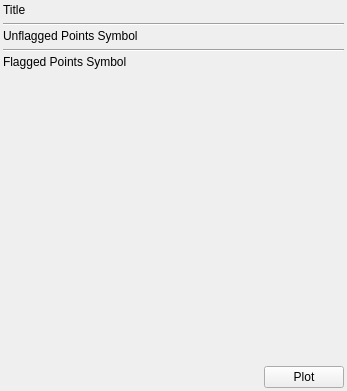
     <widget class="QWidget" name="plotTab" >
      <attribute name="title" >
       <string>Plot</string>
      </attribute>
      <layout class="QVBoxLayout" >
       <property name="spacing" >
        <number>3</number>
       </property>
       <property name="leftMargin" >
        <number>3</number>
       </property>
       <property name="topMargin" >
        <number>3</number>
       </property>
       <property name="rightMargin" >
        <number>3</number>
       </property>
       <property name="bottomMargin" >
        <number>3</number>
       </property>
       <item>
        <widget class="QLabel" name="plotTitleLabel" >
         <property name="text" >
          <string>Title</string>
         </property>
         <property name="textFormat" >
          <enum>Qt::RichText</enum>
         </property>
        </widget>
       </item>
       <item>
        <widget class="QFrame" name="plotTitleFrame" >
         <property name="frameShape" >
          <enum>QFrame::NoFrame</enum>
         </property>
         <property name="frameShadow" >
          <enum>QFrame::Raised</enum>
         </property>
        </widget>
       </item>
       <item>
        <widget class="Line" name="line_7" >
         <property name="orientation" >
          <enum>Qt::Horizontal</enum>
         </property>
        </widget>
       </item>
       <item>
        <widget class="QLabel" name="plotUFlabel" >
         <property name="text" >
          <string>Unflagged Points Symbol</string>
         </property>
         <property name="textFormat" >
          <enum>Qt::RichText</enum>
         </property>
        </widget>
       </item>
       <item>
        <widget class="QFrame" name="plotUFFrame" >
         <property name="frameShape" >
          <enum>QFrame::NoFrame</enum>
         </property>
         <property name="frameShadow" >
          <enum>QFrame::Raised</enum>
         </property>
        </widget>
       </item>
       <item>
        <widget class="Line" name="line_6" >
         <property name="orientation" >
          <enum>Qt::Horizontal</enum>
         </property>
        </widget>
       </item>
       <item>
        <widget class="QLabel" name="plotFLabel" >
         <property name="text" >
          <string>Flagged Points Symbol</string>
         </property>
         <property name="textFormat" >
          <enum>Qt::RichText</enum>
         </property>
        </widget>
       </item>
       <item>
        <widget class="QFrame" name="plotFFrame" >
         <property name="frameShape" >
          <enum>QFrame::NoFrame</enum>
         </property>
         <property name="frameShadow" >
          <enum>QFrame::Raised</enum>
         </property>
        </widget>
       </item>
       <item>
        <spacer>
         <property name="orientation" >
          <enum>Qt::Vertical</enum>
         </property>
         <property name="sizeHint" >
          <size>
           <width>20</width>
           <height>291</height>
          </size>
         </property>
        </spacer>
       </item>
       <item>
        <layout class="QHBoxLayout" >
         <property name="spacing" >
          <number>0</number>
         </property>
         <item>
          <spacer>
           <property name="orientation" >
            <enum>Qt::Horizontal</enum>
           </property>
           <property name="sizeHint" >
            <size>
             <width>261</width>
             <height>20</height>
            </size>
           </property>
          </spacer>
         </item>
         <item>
          <widget class="QPushButton" name="plotPlotButton" >
           <property name="text" >
            <string>Plot</string>
           </property>
          </widget>
         </item>
        </layout>
       </item>
      </layout>
     </widget>
